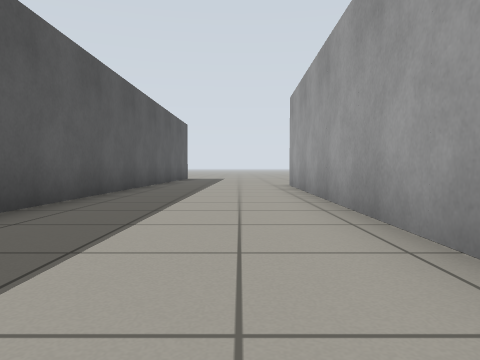
[1] (above)

14 first-person views from a walk through a Gazebo world. The camera is 0.5 m above the floor, tilts 2° down and sees 70° across. Floor lines are 1 m apart. The floor is counted in squares, 1 m on a side. Each view is taken from the middle of a square. On the plan, view 1 faces up. The plan holds only what a view shows up to about 9 squares ahead; the rest is blank. The place goes on beyond the plan.

[2]
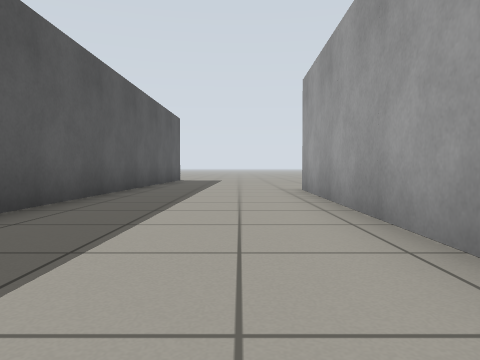

[3]
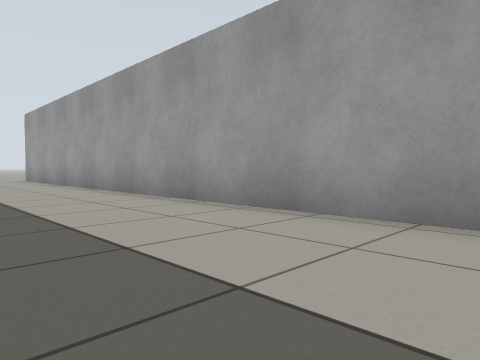

[4]
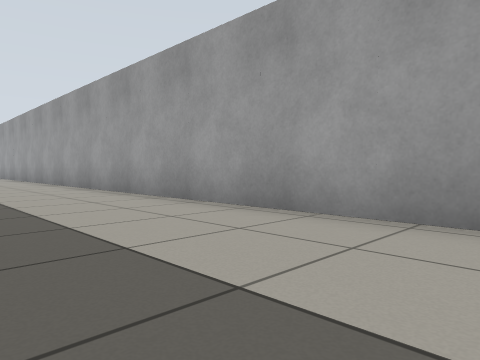

[5]
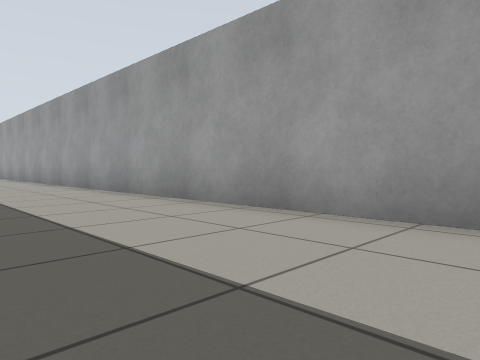

[6]
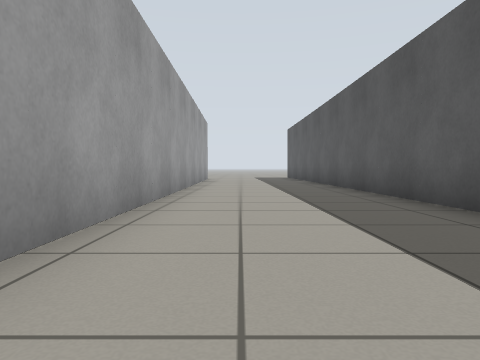

[7]
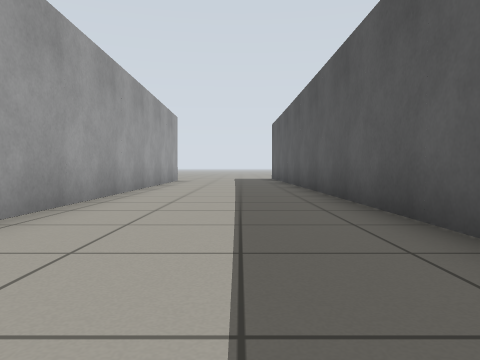

[8]
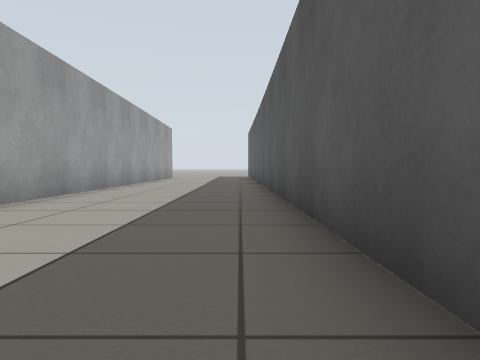

[9]
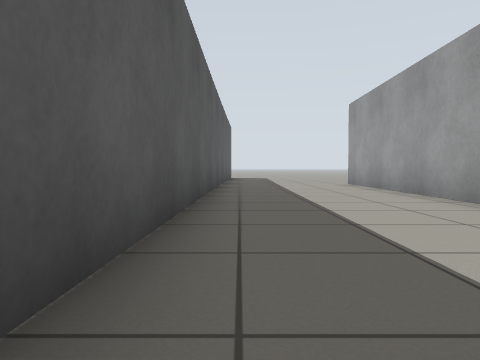

[10]
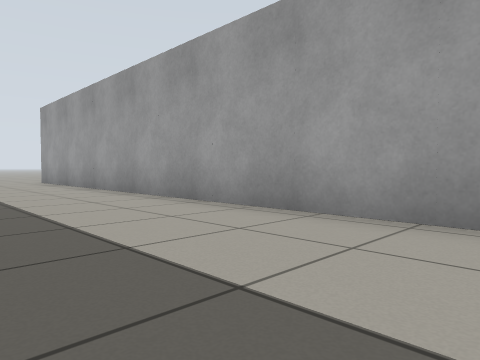

[11]
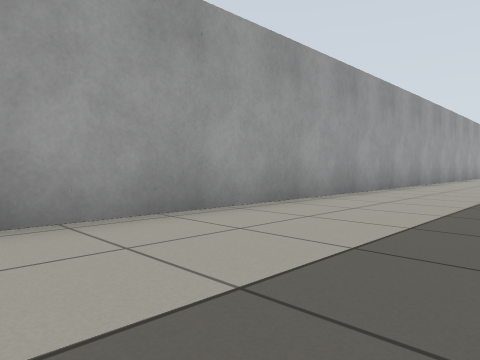

[12]
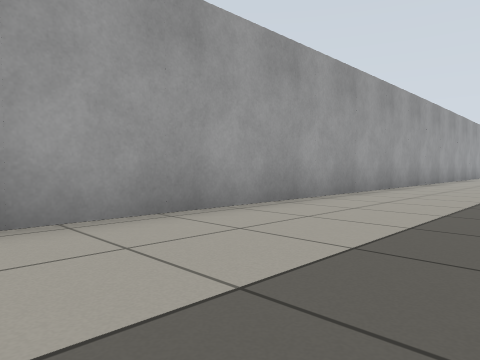

[13]
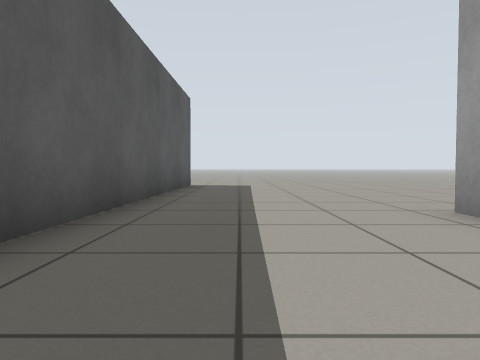

[14]
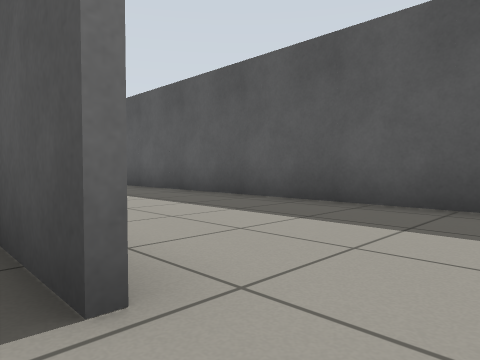

### Floor plan
Points are (right, up) in squares from view 1. A wall is a line through its corners. A room is listed if a view was taken in it or the views show most of it. See-through windows are left out.
Room 1 (views 1, 2, 3, 4, 5, 6, 7, 8, 9, 10, 11, 12, 13)
walls: (-2.7, -10.9) (-2.6, -22.5); (-2.8, 2.5) (-2.8, 0); (-2.5, 11.6) (-2.7, 2.4); (1.3, -22.5) (1.2, 9.9)
ways out: opening at (2, 10.5) to room 2
Room 2 (view 14)
walls: (1.6, 9.9) (1.5, 8.3)
ways out: opening at (2, 10.5) to room 1

Positions as (right, up) in squares from view 1, and headings:
1: (0, 0), facing up
2: (0, 2), facing up
3: (-2, -5), facing up-right
4: (-2, -11), facing up-right
5: (-2, -17), facing up-right
6: (0, -12), facing down
7: (-1, -14), facing down
8: (-2, -10), facing down
9: (-2, -1), facing up
10: (-2, -3), facing up-right
11: (-2, -4), facing down-right
12: (-2, -6), facing down-right
13: (-1, 6), facing up
14: (2, 11), facing down-left
